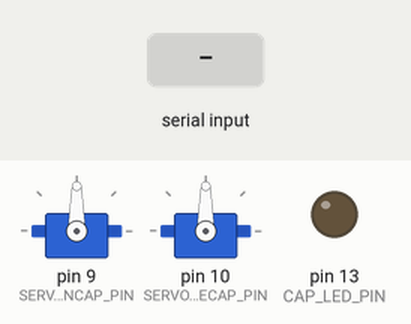
Recording of a sketch running on a simulated Arduino Uno, built with avr-gcc and run on an emulated ATmega328P. Parts: 2 × servo, output pins drawn as LEDs (lit = HIGH). Dashed ring = blinking. The inputs (shaded band) are chosen by the test bench.

Above: at 4.6 s.
4.7 s: "m" received over Serial
At 6.3 s:
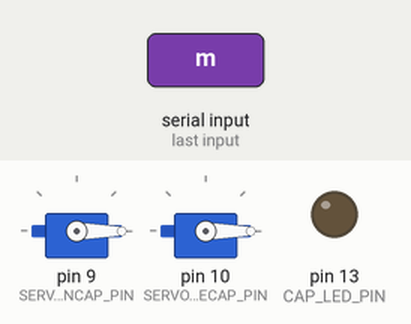
7.0 s: "M90\n" received over Serial
At 8.1 s:
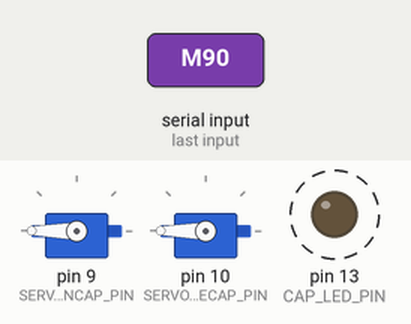
9.3 s: "-" received over Serial
At 9.8 s:
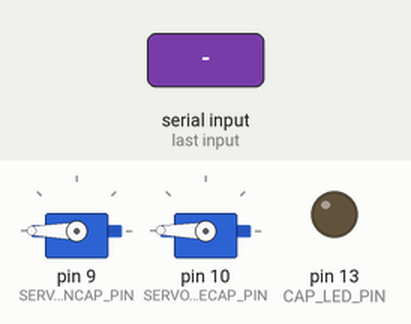
10.8 s: "+" received over Serial
At 12.0 s:
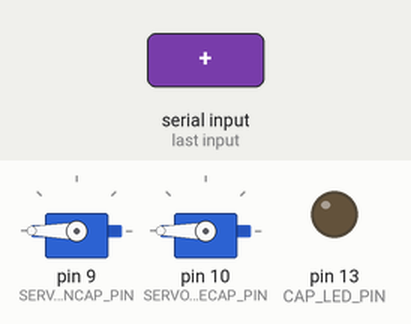
12.3 s: "l90\n" received over Serial
At 13.3 s:
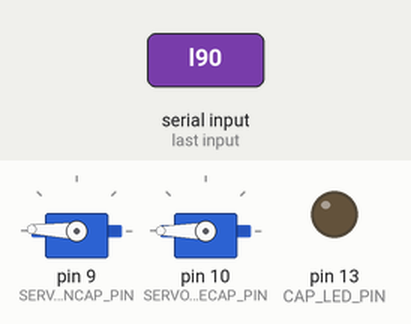
13.8 s: "=" received over Serial
At 14.2 s:
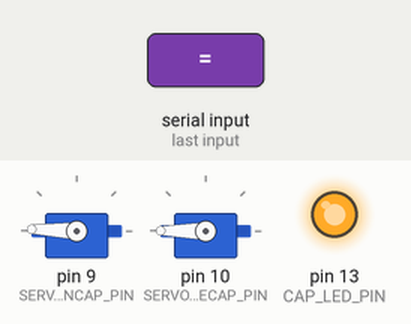
Timing chart, 0 to 16.8 s (numbered marks = the images above; inputs shaded):
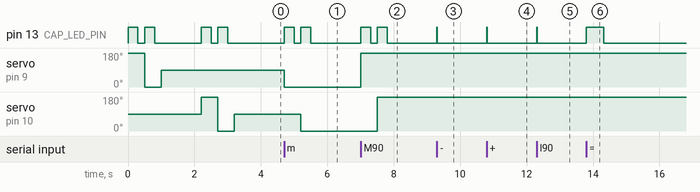

Measured:
- after the input at 4.7 s, pin 13 (CAP_LED_PIN): alternates HIGH for 0.30 s and LOW for 0.20 s, 4 changes in all, then stays LOW, starting at once; servo on pin 9 (SERVO_MAINCAP_PIN): 90° → 0° at once; servo on pin 10 (SERVO_FINECAP_PIN): 90° → 0° after 0.50 s
- after the input at 7.0 s, pin 13 (CAP_LED_PIN): alternates HIGH for 0.30 s and LOW for 0.20 s, 4 changes in all, then stays LOW, starting at once; servo on pin 9 (SERVO_MAINCAP_PIN): 0° → 180° at once; servo on pin 10 (SERVO_FINECAP_PIN): 0° → 180° after 0.50 s
- after the input at 9.3 s, pin 13 (CAP_LED_PIN): LOW → HIGH at once, → LOW 0.02 s later; servo on pin 10 (SERVO_FINECAP_PIN): 180° → 179° at once
- after the input at 10.8 s, pin 13 (CAP_LED_PIN): LOW → HIGH at once, → LOW 0.02 s later; servo on pin 10 (SERVO_FINECAP_PIN): 179° → 180° at once
- after the input at 12.3 s, pin 13 (CAP_LED_PIN): LOW → HIGH at once, → LOW 0.02 s later; servo on pin 9 (SERVO_MAINCAP_PIN): 180° → 178° at once
- after the input at 13.8 s, pin 13 (CAP_LED_PIN): LOW → HIGH at once, → LOW 0.52 s later

The sketch:

ArduinoTwoCapacitors.ino
```cpp
/*
** Antenna Tuner for Magnetic Loop
** Simplified version of Antenna Tuner with two capacitors
** By PU2CLR
** Ricardo Lima Caratti
** April 3th, 2019.
*/

#include <Servo.h>

// Capacitor classe. It can help you to use more then one capacitor (servos) on your project
class Capacitor {
  private:
    Servo servo;
    int _max;
    int _min;
    int _pos;
    int _pin;
    int _alert_led;

  protected:
    void blink(int pinLED, int times = 1, int timeslice = 15);

  public:
    Capacitor();
    initCapacitor(int, int, int, int);
    int move(int);
    int clockwise(int);
    int counterClockwise(int);
    void maxPos(void);
    void minPos(void);
    void center(void);
    int getPos();
};

Capacitor::Capacitor()
{

}
// Attach the Servo (Capacitor) and LED to Arduino. Also define the servo pulses limits;
Capacitor::initCapacitor(int pinCap, int pinLed, int minPulse, int maxPulse)
{
  _pin = pinCap;
  _alert_led = pinLed;
  _min = minPulse;
  _max = maxPulse;
  pinMode(_alert_led, OUTPUT);
  pinMode(_pin, OUTPUT);
  servo.attach(_pin, _min, _max);
}

// Move the capacitor to a position
int Capacitor::move(int pos) {
  if ( pos >= _min && pos <= _max ) {
    _pos = pos;
    servo.writeMicroseconds(pos);
    delay(8);
    return 1;
  }
  return 0;
}

// turn the capacitor clockwise n pulses
int Capacitor::clockwise(int pulse) {

  int tmp = pulse + _pos;

  blink(_alert_led);

  if ( tmp <= _max ) {
    _pos += pulse;
    servo.writeMicroseconds(_pos);
    delay(10);
    return 1;
  }
  blink(_alert_led, 5, 100);
  return 0;

}

// turn the capacitor counter-clockwise n pulses
int Capacitor::counterClockwise(int pulse) {

  int tmp = _pos - pulse;

  blink(_alert_led);

  if ( tmp >= _min ) {
    _pos -= pulse;
    servo.writeMicroseconds(_pos);
    delay(10);
    return 1;
  }
  blink(_alert_led, 5, 100);
  return 0;
}

// turn the capacitor to the max position
void Capacitor::maxPos() {
  _pos = _max;
  servo.writeMicroseconds(_max);
  blink(_alert_led, 3, 100);
}

// turn the capacitor to the min position
void Capacitor::minPos() {
  _pos = _min;
  servo.writeMicroseconds(_min);
  blink(_alert_led, 3, 100);
}

// get the position of the servo (Capacitor)
int Capacitor::getPos() {
  return _pos;
}

// turn the capacitor to the center position
void Capacitor::center() {
  _pos = _min + ( _max - _min) / 2;
  servo.writeMicroseconds( _pos );
}

// blink the led attached to the capacitor
void Capacitor::blink(int pinLED, int times, int timeslice) {

  int i;
  for ( i = 0; i < times; i++ ) {
    digitalWrite(pinLED, HIGH);
    delay(timeslice);
    digitalWrite(pinLED, LOW);
  }


}

// Define pulse width modulation for fine, regular and large tune
#define FINE_TUNE    5    // short pulse on servo
#define NORMAL_TUNE 15 // regular pulse on servo
#define LARGE_TUNE  50  // large pulse on servo


#define SERVO_MAINCAP_PIN     9          // Arduino pin where the main capacitor (Servo) is connected
#define SERVO_FINECAP_PIN    10          // Arduino pin where the fine tune  capacitor (Servo) is connected

#define CAP_LED_PIN         13            // Define the status LED pin of the capacitor

#define MIN_PULSE          800          // Min. pulse of the servo (you need to know abour you servo specification)
#define MAX_PULSE         2200          // Max. pulse of the servo (you need to know abour you servo specification)

Capacitor mainCap;   // Main capacitor
Capacitor fineCap;   // Fine tune capacitor

void setup() {

     // Important: Dropout (disconnect) the Bluetooth from Arduino to upload this sketch to Arduino.
     Serial.begin(9600); // You have to know the speed of your bluetooth and set it up here. In this case it is 9600 bps

     // Attach the Capacitor to Servo and LED, and setup Servo parameters as well
     mainCap.initCapacitor(SERVO_MAINCAP_PIN, CAP_LED_PIN, MIN_PULSE, MAX_PULSE);
     fineCap.initCapacitor(SERVO_FINECAP_PIN, CAP_LED_PIN, MIN_PULSE, MAX_PULSE);

     // Show that the capacitors are alive.
     mainCap.maxPos();
     delay(200);
     mainCap.minPos();
     delay(200);
     mainCap.center();
     delay(200);
     mainCap.center();

     delay(1000);

     fineCap.maxPos();
     delay(200);
     fineCap.minPos();
     delay(200);
     fineCap.center();
     delay(200);
     fineCap.center();

     // The system is ready to be used.
     // Now you can connect this device to your Android mobile via Bluetooth
}


// Convert the message sent by the Android Application to pulses (position of the servo)
long translatePosition() {
  int i = 0;
  char cnumero;
  char snumero[11];
  long valor_numerico;

  while ( (cnumero = Serial.read()) != '#' && i < 11) {
    if ( cnumero >= '0' && cnumero <= '9' ) {
      snumero[i++] = cnumero;
      Serial.flush();
    }
  }
  if (i >= 11 ) i = 10;
  snumero[i] = 0;
  return atol(snumero);
}


void loop() {

  int c;
  // Begin serial communication read process begins
  if (Serial.available()) {
    switch ( c =  Serial.read() ) {
      case '+':
      case '=':
        fineCap.clockwise(FINE_TUNE);
        break;
      case '-':
        fineCap.counterClockwise(FINE_TUNE);
        break;
      case 'r':
        mainCap.clockwise(NORMAL_TUNE);
        break;
      case 'l':
        mainCap.counterClockwise(NORMAL_TUNE);
        break;
      case 'R':
        mainCap.clockwise(LARGE_TUNE);
        break;
      case 'L':
        mainCap.counterClockwise(LARGE_TUNE);
        break;
      case 'M':
        mainCap.maxPos();
        delay(200);
        fineCap.maxPos();
        break;
      case 'm':
        mainCap.minPos();
        delay(200);
        fineCap.minPos();
        break;
      case 'C':
      case 'c':
        mainCap.center();
        delay(200);
        fineCap.center();
        break;
      case 'F':
        fineCap.move(translatePosition());
        break;
      case 'T':
        mainCap.move(translatePosition());
        break;
      default:
        Serial.flush();
        break;
    }

  }   // End serial read process

}
// End file (PU2CLR).
```
